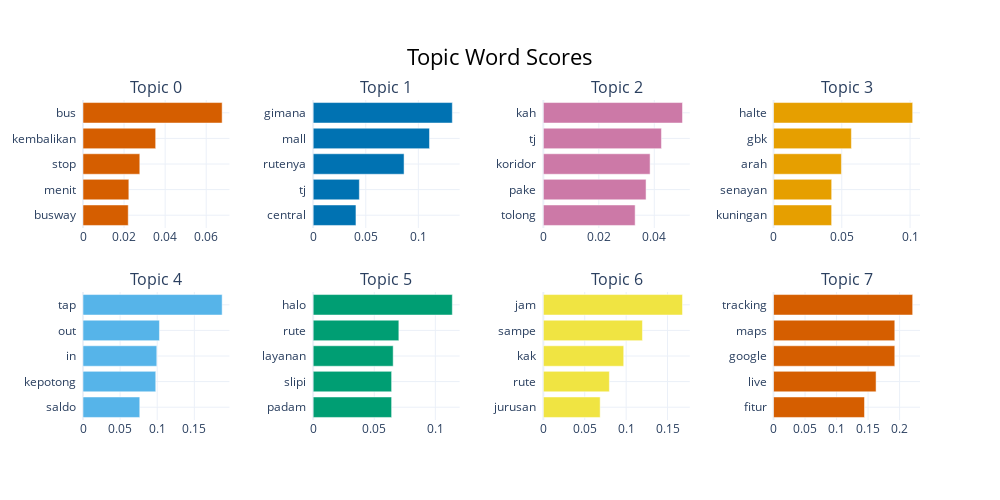

Notebook code cell kept with this figure:
### Code cell
topic_model.visualize_barchart()

### Figure 1 — Plotly figure (JSON) as saved in the notebook; plotly's stock layout.template omitted (floating-point values rounded to 4 significant figures)
{"data": [{"marker": {"color": "#D55E00"}, "orientation": "h", "type": "bar", "x": [0.02203, 0.02233, 0.02767, 0.03539, 0.06777], "xaxis": "x", "y": ["busway  ", "menit  ", "stop  ", "kembalikan  ", "bus  "], "yaxis": "y"}, {"marker": {"color": "#0072B2"}, "orientation": "h", "type": "bar", "x": [0.04068, 0.0439, 0.08642, 0.1106, 0.1323], "xaxis": "x2", "y": ["central  ", "tj  ", "rutenya  ", "mall  ", "gimana  "], "yaxis": "y2"}, {"marker": {"color": "#CC79A7"}, "orientation": "h", "type": "bar", "x": [0.0331, 0.03703, 0.03848, 0.04258, 0.05017], "xaxis": "x3", "y": ["tolong  ", "pake  ", "koridor  ", "tj  ", "kah  "], "yaxis": "y3"}, {"marker": {"color": "#E69F00"}, "orientation": "h", "type": "bar", "x": [0.04256, 0.04259, 0.04972, 0.05703, 0.1019], "xaxis": "x4", "y": ["kuningan  ", "senayan  ", "arah  ", "gbk  ", "halte  "], "yaxis": "y4"}, {"marker": {"color": "#56B4E9"}, "orientation": "h", "type": "bar", "x": [0.0765, 0.09805, 0.09945, 0.103, 0.1875], "xaxis": "x5", "y": ["saldo  ", "kepotong  ", "in  ", "out  ", "tap  "], "yaxis": "y5"}, {"marker": {"color": "#009E73"}, "orientation": "h", "type": "bar", "x": [0.0642, 0.0642, 0.06547, 0.07012, 0.1139], "xaxis": "x6", "y": ["padam  ", "slipi  ", "layanan  ", "rute  ", "halo  "], "yaxis": "y6"}, {"marker": {"color": "#F0E442"}, "orientation": "h", "type": "bar", "x": [0.06865, 0.07976, 0.09708, 0.1197, 0.1681], "xaxis": "x7", "y": ["jurusan  ", "rute  ", "kak  ", "sampe  ", "jam  "], "yaxis": "y7"}, {"marker": {"color": "#D55E00"}, "orientation": "h", "type": "bar", "x": [0.1443, 0.1627, 0.1924, 0.1924, 0.2208], "xaxis": "x8", "y": ["fitur  ", "live  ", "google  ", "maps  ", "tracking  "], "yaxis": "y8"}], "layout": {"annotations": [{"font": {"size": 16}, "showarrow": false, "text": "Topic 0", "x": 0.0875, "xanchor": "center", "xref": "paper", "y": 1, "yanchor": "bottom", "yref": "paper"}, {"font": {"size": 16}, "showarrow": false, "text": "Topic 1", "x": 0.3625, "xanchor": "center", "xref": "paper", "y": 1, "yanchor": "bottom", "yref": "paper"}, {"font": {"size": 16}, "showarrow": false, "text": "Topic 2", "x": 0.6375, "xanchor": "center", "xref": "paper", "y": 1, "yanchor": "bottom", "yref": "paper"}, {"font": {"size": 16}, "showarrow": false, "text": "Topic 3", "x": 0.9125, "xanchor": "center", "xref": "paper", "y": 1, "yanchor": "bottom", "yref": "paper"}, {"font": {"size": 16}, "showarrow": false, "text": "Topic 4", "x": 0.0875, "xanchor": "center", "xref": "paper", "y": 0.4, "yanchor": "bottom", "yref": "paper"}, {"font": {"size": 16}, "showarrow": false, "text": "Topic 5", "x": 0.3625, "xanchor": "center", "xref": "paper", "y": 0.4, "yanchor": "bottom", "yref": "paper"}, {"font": {"size": 16}, "showarrow": false, "text": "Topic 6", "x": 0.6375, "xanchor": "center", "xref": "paper", "y": 0.4, "yanchor": "bottom", "yref": "paper"}, {"font": {"size": 16}, "showarrow": false, "text": "Topic 7", "x": 0.9125, "xanchor": "center", "xref": "paper", "y": 0.4, "yanchor": "bottom", "yref": "paper"}], "height": 500, "hoverlabel": {"bgcolor": "white", "font": {"family": "Rockwell", "size": 16}}, "showlegend": false, "title": {"font": {"color": "Black", "size": 22}, "text": "Topic Word Scores", "x": 0.5, "xanchor": "center", "yanchor": "top"}, "width": 1000, "xaxis": {"anchor": "y", "domain": [0, 0.175], "showgrid": true}, "xaxis2": {"anchor": "y2", "domain": [0.275, 0.45], "showgrid": true}, "xaxis3": {"anchor": "y3", "domain": [0.55, 0.725], "showgrid": true}, "xaxis4": {"anchor": "y4", "domain": [0.825, 1], "showgrid": true}, "xaxis5": {"anchor": "y5", "domain": [0, 0.175], "showgrid": true}, "xaxis6": {"anchor": "y6", "domain": [0.275, 0.45], "showgrid": true}, "xaxis7": {"anchor": "y7", "domain": [0.55, 0.725], "showgrid": true}, "xaxis8": {"anchor": "y8", "domain": [0.825, 1], "showgrid": true}, "yaxis": {"anchor": "x", "domain": [0.6, 1], "showgrid": true}, "yaxis2": {"anchor": "x2", "domain": [0.6, 1], "showgrid": true}, "yaxis3": {"anchor": "x3", "domain": [0.6, 1], "showgrid": true}, "yaxis4": {"anchor": "x4", "domain": [0.6, 1], "showgrid": true}, "yaxis5": {"anchor": "x5", "domain": [0, 0.4], "showgrid": true}, "yaxis6": {"anchor": "x6", "domain": [0, 0.4], "showgrid": true}, "yaxis7": {"anchor": "x7", "domain": [0, 0.4], "showgrid": true}, "yaxis8": {"anchor": "x8", "domain": [0, 0.4], "showgrid": true}}}
